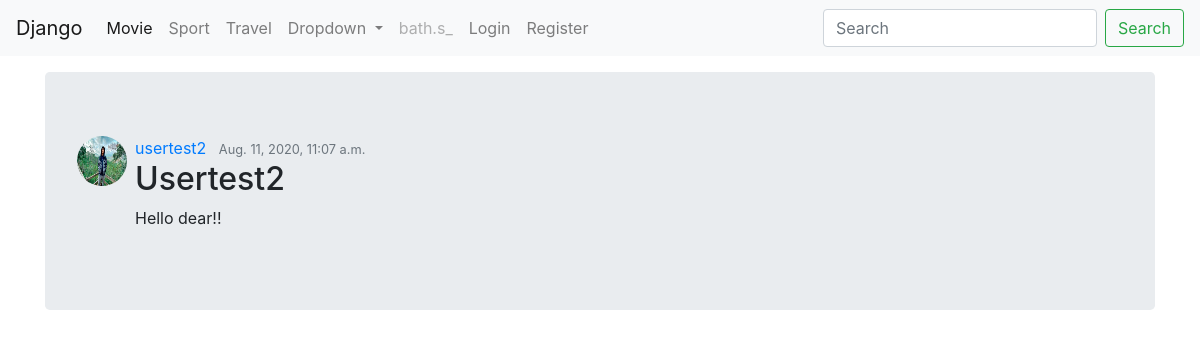
The page /post/22/ on the database its author committed.
### blog/models.py (models this page shows, shortened)
class Post(models.Model):
    author = models.ForeignKey(User, on_delete = models.CASCADE)
    title = models.CharField(max_length = 100)
    content = models.TextField()
    date_posted = models.DateTimeField(default = timezone.now)

### user/models.py (models this page shows, shortened)
class Profile(models.Model):
    user = models.OneToOneField(User, unique = True, on_delete=models.CASCADE)
    image = models.ImageField(default='default.jpg', upload_to='profile_pics')

### blog/views.py (the view)
# urls.py: path('post/<int:pk>/', PostDetailView.as_view(), name = 'post-detail'),
class PostDetailView(DetailView):
    model = Post

### blog/templates/blog/post_detail.html (shortened to what this page needs)
<!DOCTYPE html>
{% extends 'blog/base_blog.html' %}
    {% block body_block %}
        <article class="media content-section container jumbotron mt-3">
            <img src="{{ object.author.profile.image.url }}" alt="author" class="rounded-circle article-img mr-2" style = "width: 50px; height: 50px;">
            <div class="media-body">
                <div class="article-metadata">
                    <a href="{% url 'blog:user-posts' object.author.username %}" class="mr-2"> {{ object.author}} </a>
                    <small class="text-muted"> {{ object.date_posted}} </small>
                </div>
                <h2 class="article-title">{{object.title}}</h2>
                <p class="article-content"> {{object.content}} </p>
            </div>
        </article>
    {% endblock %}

### rows shown on the page
Post: author.profile.image (picture), author "usertest2", date_posted "Aug. 11, 2020, 11:07 a.m.", title "Usertest2", content "Hello dear!!"
